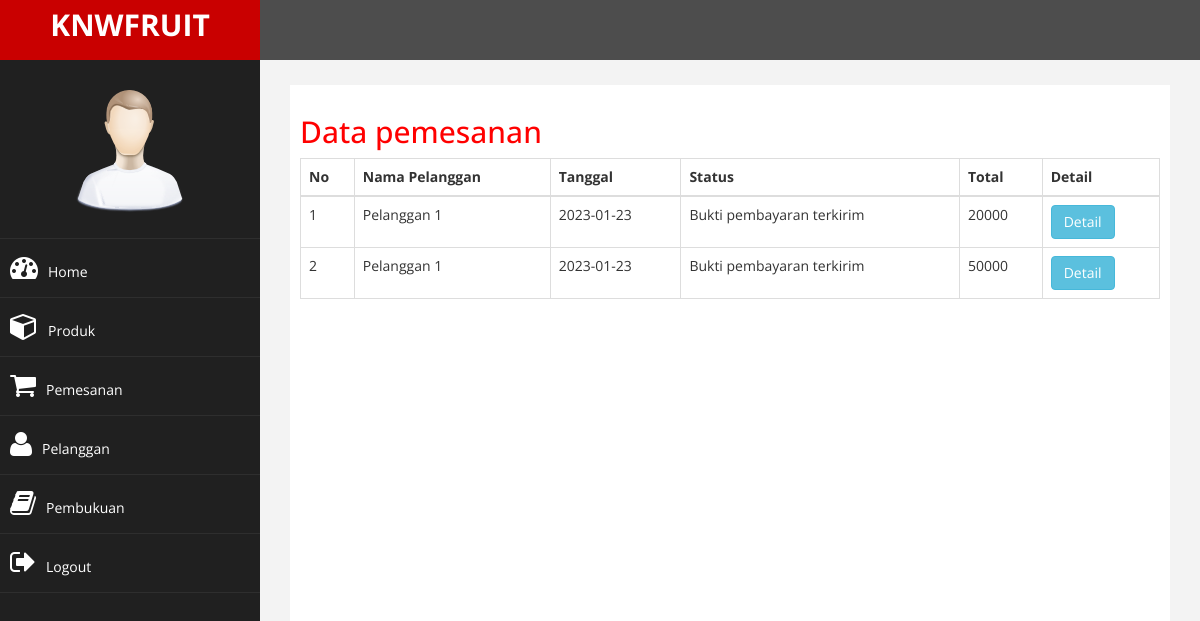
The app's page /admin/index.php?halaman=pemesanan (signed in), older data.
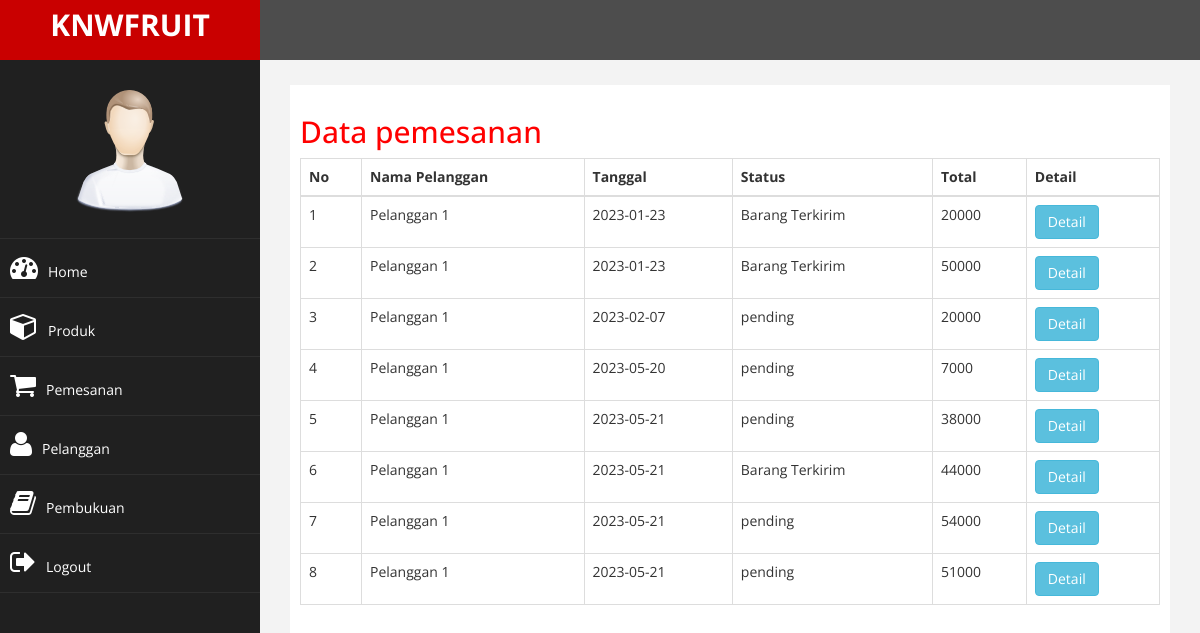
The same page, newer data.
### tables this page shows
CREATE TABLE `pemesanan` (
  `id_pembelian` int(11) NOT NULL,
  `id_pelanggan` int(11) NOT NULL,
  `tanggal_pemesanan` date NOT NULL,
  `total_pemesanan` int(11) NOT NULL,
  `provinsi` varchar(255) NOT NULL,
  `alamat_pengiriman` text NOT NULL,
  `status_pemesanan` varchar(50) NOT NULL DEFAULT 'pending',
  `totalberat` int(11) NOT NULL,
  `distrik` varchar(255) NOT NULL,
  `tipe` varchar(255) NOT NULL,
  `kodepos` varchar(255) NOT NULL,
  `ekspedisi` varchar(255) NOT NULL,
  `paket` varchar(255) NOT NULL,
  `ongkir` int(11) NOT NULL,
  `estimasi` varchar(255) NOT NULL
);

CREATE TABLE `pelanggan` (
  `id_pelanggan` int(11) NOT NULL,
  `email_pelanggan` varchar(50) NOT NULL,
  `password_pelanggan` varchar(15) NOT NULL,
  `nama_pelanggan` varchar(50) NOT NULL,
  `telepon_pelanggan` varchar(15) NOT NULL,
  `alamat_pelanggan` text NOT NULL
);

### admin/pemesanan.php (the view)
<h2>Data pemesanan</h2>
<table class="table table-bordered">
	<thead>
		<tr>
			<th>No</th>
			<th>Nama Pelanggan</th>
			<th>Tanggal</th>
			<th>Status</th>
			<th>Total</th>
			<th>Detail</th>
		</tr>
	</thead>
	<tbody>
		<?php $nomor=1; ?>
		<?php $ambil=$koneksi->query("SELECT * FROM pemesanan JOIN pelanggan ON pemesanan.id_pelanggan=pelanggan.id_pelanggan"); ?>
		<?php while ($pecah = $ambil->fetch_assoc()) { ?>
		<tr>
			<td><?php echo $nomor; ?></td>
			<td><?php echo $pecah['nama_pelanggan']; ?></td>
			<td><?php echo $pecah['tanggal_pemesanan']; ?></td>
			<td><?php echo $pecah['status_pemesanan']; ?></td>
			<td><?php echo $pecah['total_pemesanan']; ?></td>
			<td>
				<a href="index.php?halaman=detail&id=<?php echo $pecah['id_pembelian']; ?>" class="btn btn-info">
				Detail</a>
			</td>
		</tr>
		<?php $nomor++; ?>
		<?php } ?>
	</tbody>
</table>

### admin/index.php (shortened to what this page needs)
<?php
include '../koneksi.php';
?>
<!DOCTYPE html>
<html xmlns="http://www.w3.org/1999/xhtml">
<head>
    <link href="assets/css/bootstrap.css" rel="stylesheet" />
    <link href="assets/css/font-awesome.css" rel="stylesheet" />
    <link href="assets/js/morris/morris-0.4.3.min.css" rel="stylesheet" />
    <link href="assets/css/custom.css" rel="stylesheet" />
</head>
<body>
    <div id="wrapper">
        <nav class="navbar navbar-default navbar-cls-top " role="navigation" style="margin-bottom: 0">
            <div class="navbar-header">
                <a class="navbar-brand" href="index.php">KNWFRUIT</a>
            </div>
        </nav>
                <nav class="navbar-default navbar-side" role="navigation">
            <div class="sidebar-collapse">
                <ul class="nav" id="main-menu">
				<li class="text-center">
                    <img src="assets/img/find_user.png" class="user-image img-responsive"/>
					</li>
                    <li>
                        <a href="index.php"><i class="fa fa-dashboard fa-2x "></i>Home</a>
                    </li>
                    <li>
                        <a href="index.php?halaman=produk"><i class="fa fa-cube fa-2x "></i>Produk</a>
                    </li>
                     <li>
                        <a href="index.php?halaman=pemesanan"><i class="fa fa-shopping-cart fa-2x "></i>Pemesanan</a>
                    </li>
                    <li>
                        <a href="index.php?halaman=pelanggan"><i class="fa fa-user fa-2x "></i>Pelanggan</a>
                    </li>
                    <li>
                        <a href="pembukuan.php"><i class="fa fa-book fa-2x "></i>Pembukuan</a>
                    </li>
                    <li>
                        <a href="index.php?halaman=logout"><i class="fa fa-sign-out fa-2x "></i>Logout</a>
                    </li>
                </ul>
            </div>
        </nav>
        <div id="page-wrapper" >
            <div id="page-inner">
                <?php
                    if(isset($_GET['halaman']))
                    {
                        if($_GET['halaman']=="produk")
                        {
                            include 'produk.php';
                        }
                        elseif ($_GET['halaman']=="pemesanan")
                        {
                            include 'pemesanan.php';
                        }
                        elseif ($_GET['halaman']=="pelanggan")
                        {
                            include 'pelanggan.php';
                        }
                        elseif ($_GET['halaman']=="detail")
                        {
                            include 'detail.php';
                        }
                        elseif ($_GET['halaman']=="tambahproduk")
                        {
                            include 'tambahproduk.php';
                        }
                        elseif ($_GET['halaman']=="hapusproduk")
                        {
                            include 'hapusproduk.php';
                        }
                        elseif ($_GET['halaman']=="ubahproduk")
                        {
                            include 'ubahproduk.php';
                        }
                        elseif ($_GET['halaman']=="logout")
                        {
                            include 'logout.php';
                        }
                        elseif ($_GET["halaman"]=="pembayaran")
                        {
                            include 'pembayaran.php';
                        }
                        elseif ($_GET['halaman']=="hapuspelanggan")
                        {
                            include 'hapuspelanggan.php';
                        }
                        elseif ($_GET['halaman']=="kirim")
                        {
                            include 'kirim.php';
                        }
                    }
                    else
                    {
                        include 'home.php';
                    }
                ?>
            </div>
            </div>
        </div>
</body>
</html>

### admin/assets/css/custom.css (style rules this page uses)
body { font-family: 'Open Sans', sans-serif; }
#wrapper { width: 100%; background:#202020; }
#page-wrapper { padding: 15px 15px; min-height: 600px; background:#F3F3F3; }
#page-inner { width:100%; margin:10px 20px 10px 0px; background-color:#fff!important; padding:10px; min-height:1200px; }
.text-center { text-align:center; }
h2 { color: #f00; }
.user-image { margin: 25px auto; -webkit-border-radius: 10px; -moz-border-radius: 10px; border-radius: 10px; max-height:170px; max-width:170px; }
.navbar-cls-top .navbar-brand { color: #fff; background: #C90000; width: 260px; text-align: center; height: 60px; font-size: 30px; font-weight: 700; }
.sidebar-collapse , .sidebar-collapse .nav { background:none; }
.sidebar-collapse .nav { padding:0; }
.sidebar-collapse .nav > li > a { color:#fff; background:#202020; text-shadow:none; }
.sidebar-collapse > .nav > li > a { padding:15px 10px; }
.sidebar-collapse > .nav > li { border-bottom: 1px solid rgba(107, 108, 109, 0.19); }
.navbar-side { border:none; background-color: #202020; }
.navbar-cls-top { background:#4D4D4D; border-bottom:none; }
.navbar-default { border:0px solid black; }
.navbar-header { background: #A70303; }
.nav > li > a > i { margin-right:10px; }
@media (min-width:768px) { #page-wrapper { margin: 0 0 0 260px; padding: 15px 30px; min-height: 1200px; } }
@media (min-width:768px) { .navbar-side { z-index: 1; position: absolute; width: 260px; } }
@media (min-width:768px) { .navbar { border-radius: 0px; } }

Row changes from the older to the newer data that the page shows:
removed pemesanan: id_pelanggan.nama_pelanggan "Pelanggan 1", tanggal_pemesanan "2023-01-23", status_pemesanan "Bukti pembayaran terkirim", total_pemesanan "20000"
removed pemesanan: id_pelanggan.nama_pelanggan "Pelanggan 1", tanggal_pemesanan "2023-01-23", status_pemesanan "Bukti pembayaran terkirim", total_pemesanan "50000"
added pemesanan: id_pelanggan.nama_pelanggan "Pelanggan 1", tanggal_pemesanan "2023-01-23", status_pemesanan "Barang Terkirim", total_pemesanan "20000"
added pemesanan: id_pelanggan.nama_pelanggan "Pelanggan 1", tanggal_pemesanan "2023-01-23", status_pemesanan "Barang Terkirim", total_pemesanan "50000"
added pemesanan: id_pelanggan.nama_pelanggan "Pelanggan 1", tanggal_pemesanan "2023-02-07", status_pemesanan "pending", total_pemesanan "20000"
added pemesanan: id_pelanggan.nama_pelanggan "Pelanggan 1", tanggal_pemesanan "2023-05-20", status_pemesanan "pending", total_pemesanan "7000"
added pemesanan: id_pelanggan.nama_pelanggan "Pelanggan 1", tanggal_pemesanan "2023-05-21", status_pemesanan "pending", total_pemesanan "38000"
added pemesanan: id_pelanggan.nama_pelanggan "Pelanggan 1", tanggal_pemesanan "2023-05-21", status_pemesanan "Barang Terkirim", total_pemesanan "44000"
added pemesanan: id_pelanggan.nama_pelanggan "Pelanggan 1", tanggal_pemesanan "2023-05-21", status_pemesanan "pending", total_pemesanan "54000"
added pemesanan: id_pelanggan.nama_pelanggan "Pelanggan 1", tanggal_pemesanan "2023-05-21", status_pemesanan "pending", total_pemesanan "51000"
